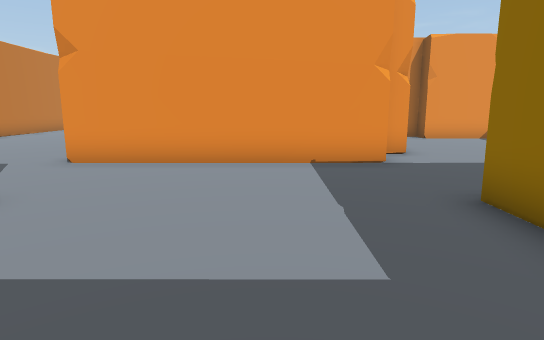
view 1 (above)

21 first-person views from a walk through a 3-D level made in the Unity game engine. The camera is 1.2 m above the floor, tilts 10° down and sees 75° across. The floor is counted in squares, 1 m on a side. Each view is taken from the middle of a square. On the plan, view 1 faces up. The plan holds only what a view shows up to about 14 squares ahead; the rest is blank. The place goes on beyond the plan. The player character is not drawn.

view 2
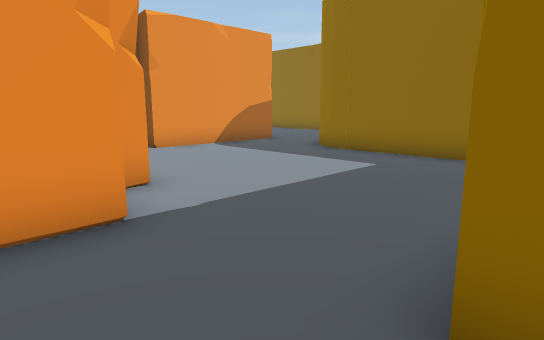

view 3
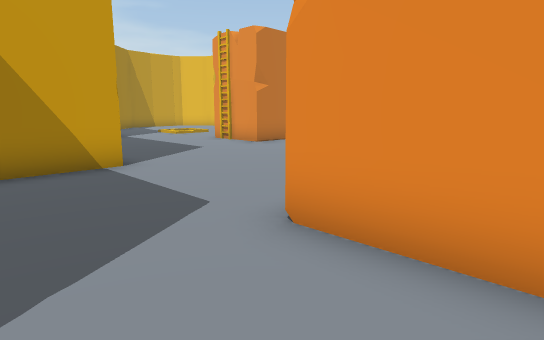

view 4
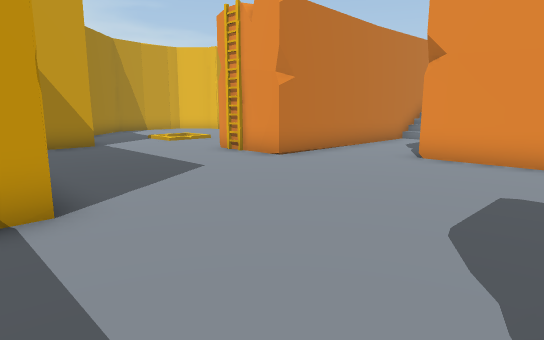

view 5
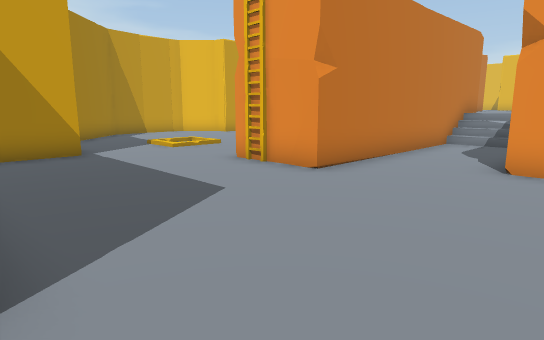

view 6
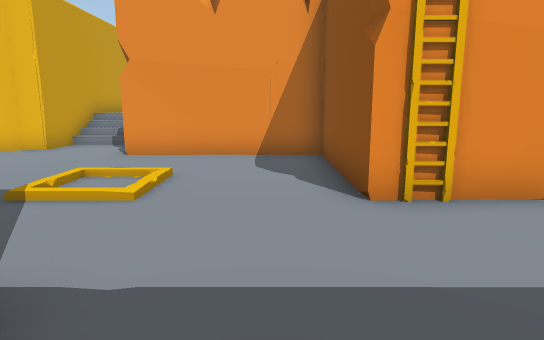

view 7
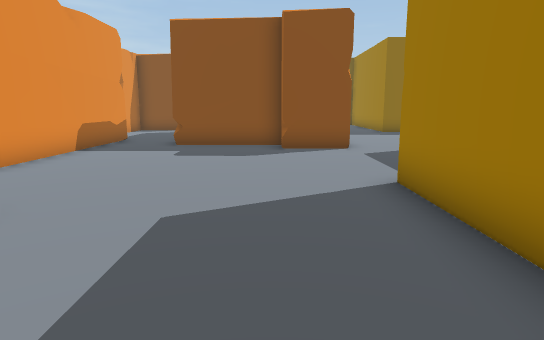

view 8
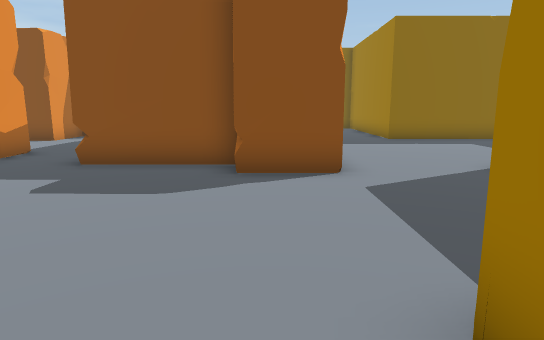

view 9
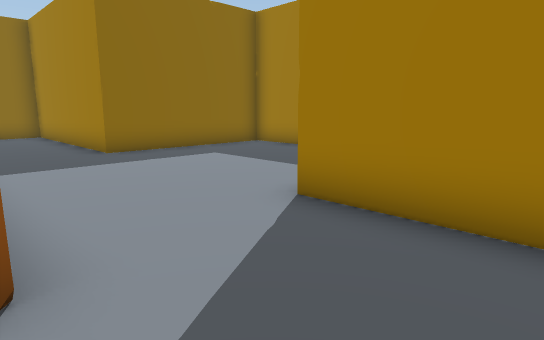

view 10
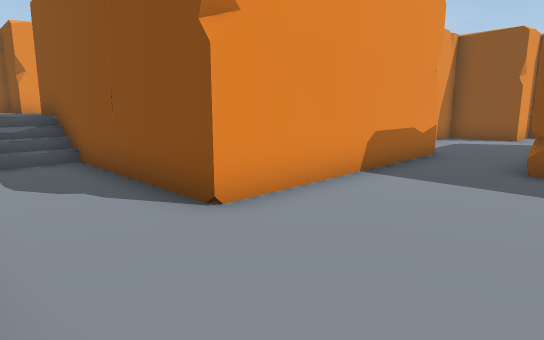

view 11
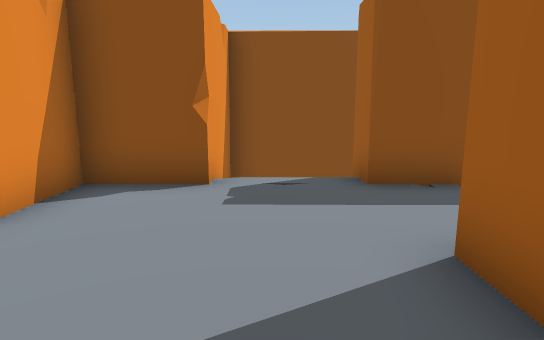

view 12
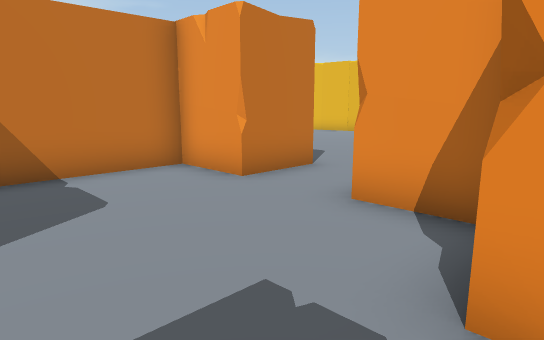

view 13
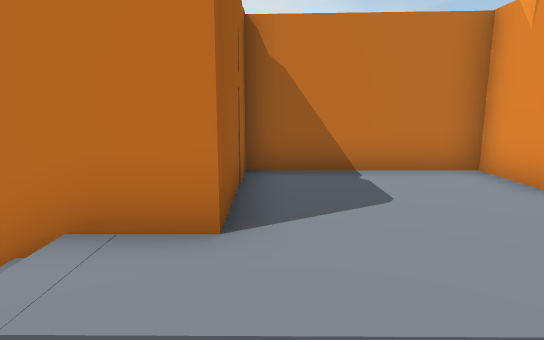

view 14
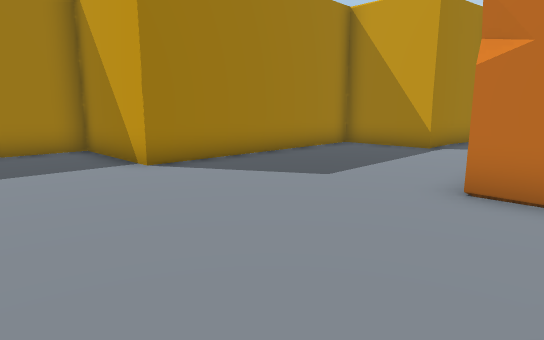

view 15
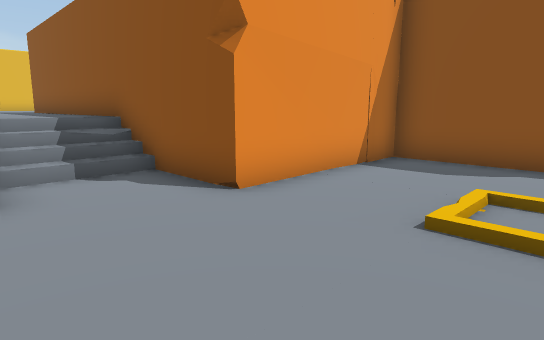

view 16
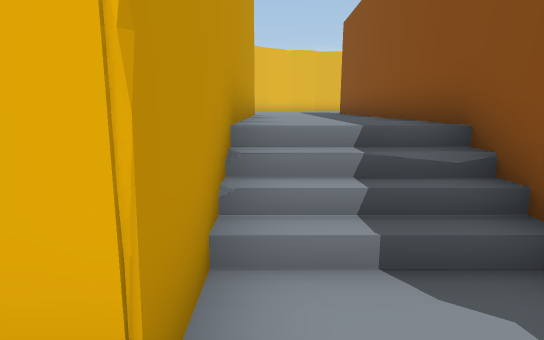

view 17
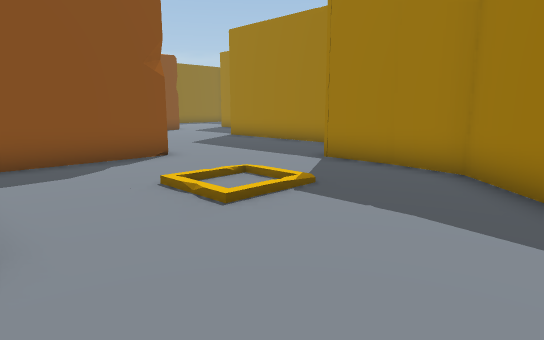

view 18
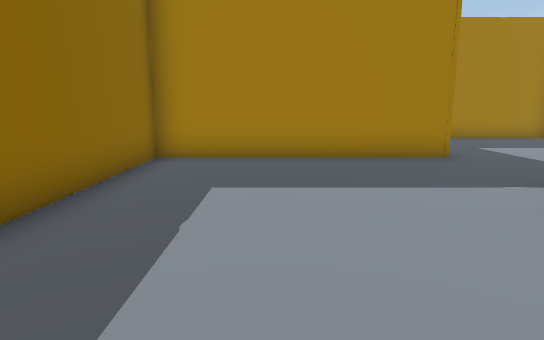

view 19
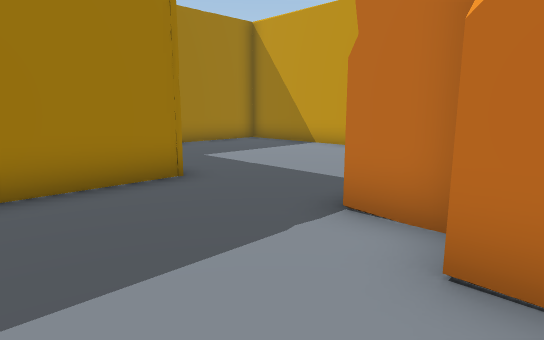

view 20
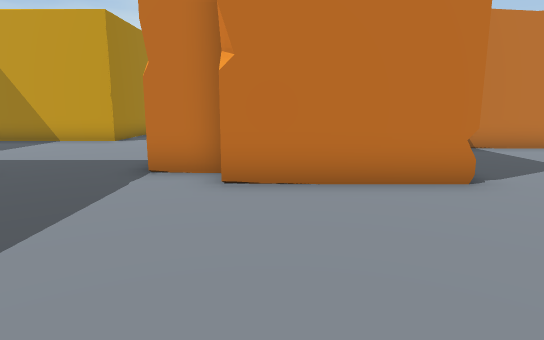

view 21
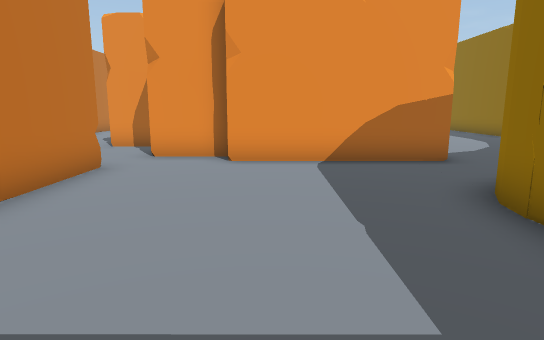

### Floor plan
Key: @ floor where view 1 was taken; # wall or solid block; . main floor; : floor 1 m higher than the main floor; / step, stairs or slope; L ladder.
Columns run from 22 left of view 1 to 15 right of it. Each row starts with its distance up from view 1.
 29    #     #::
 28 #  #   ###::###
 27 #::#   #::::::#
 26 #::#   #::::::####
 25 #::#   #::::::/  #
 24 #::#   #::::::/  #
 23 #::#   #####::#  #
 22 #//#       #//#
 21 #//#       #//#
 20 #..#       #..#                     ..
 19 #..#       #..#                     ..
 18 ...######  #..#     #. .#          ...
 17 ........#  #..#     #...###        ..
 16 ........#  #..#######.....#       ..
 15 ....//..#  #..............###     ..
 14 ........####................######.
 13 #........L.........#     #.........
 12 ##.................#     #........
 11  #####.............#     #......##
 10      #............##     #......#
  9      #............##    ##......#
  8      #########....#######.......#
  7              #..................#
  6              #..................#
  5              #..................#
  4              ######......########
  3                   #......#
  2                   #......#
  1                   #......#
  0                   #...@..#
 -1                   ########

Where each view was taken, in squares from view 1:
view 1: 0 up, 0 right, facing up
view 2: 4 up, 1 right, facing up-right
view 3: 5 up, 2 left, facing up-left
view 4: 7 up, 5 left, facing up-left
view 5: 8 up, 7 left, facing up-left
view 6: 9 up, 15 left, facing up
view 7: 10 up, 15 left, facing right
view 8: 9 up, 11 left, facing right
view 9: 8 up, 7 left, facing down-right
view 10: 12 up, 11 left, facing up-right
view 11: 25 up, 14 left, facing right
view 12: 24 up, 8 left, facing up-left
view 13: 24 up, 8 left, facing left
view 14: 15 up, 6 left, facing down-left
view 15: 14 up, 22 left, facing up-right
view 16: 18 up, 21 left, facing up
view 17: 18 up, 22 left, facing down-right
view 18: 13 up, 7 right, facing down
view 19: 10 up, 6 right, facing down-left
view 20: 10 up, 9 right, facing left
view 21: 6 up, 7 right, facing up
